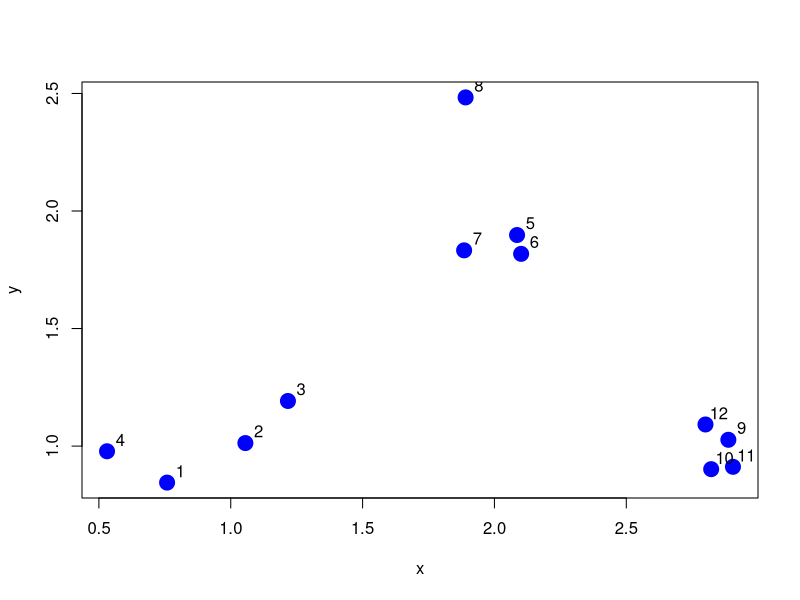
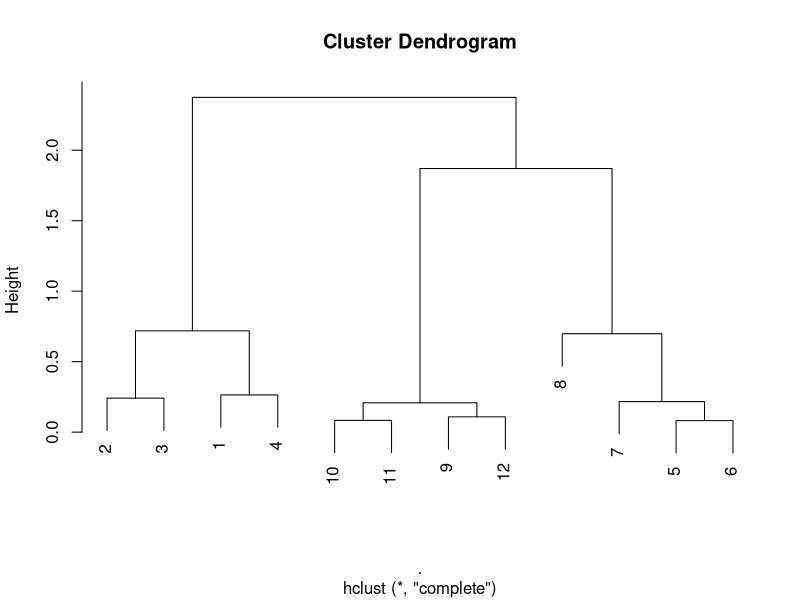
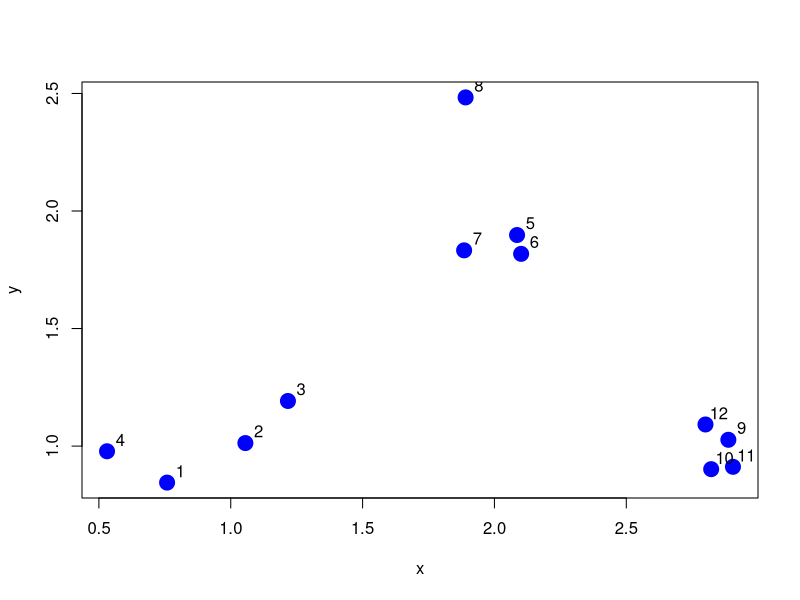
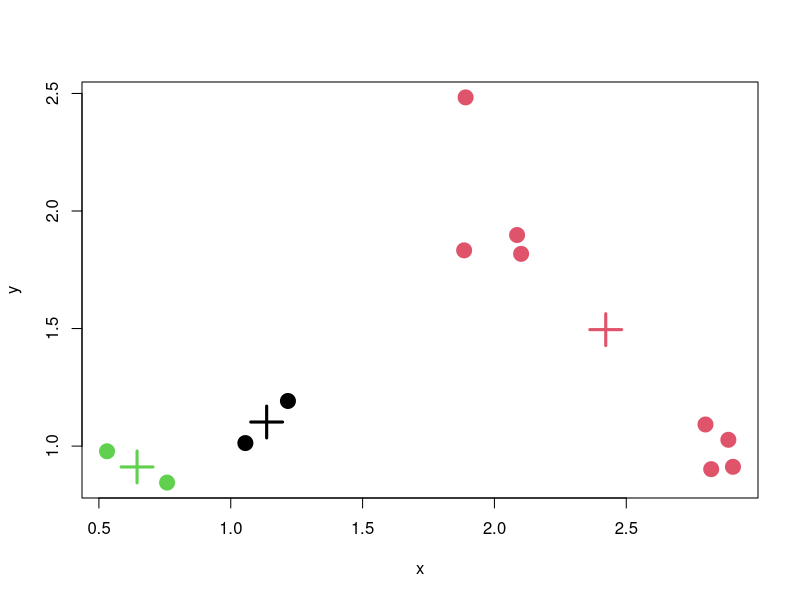
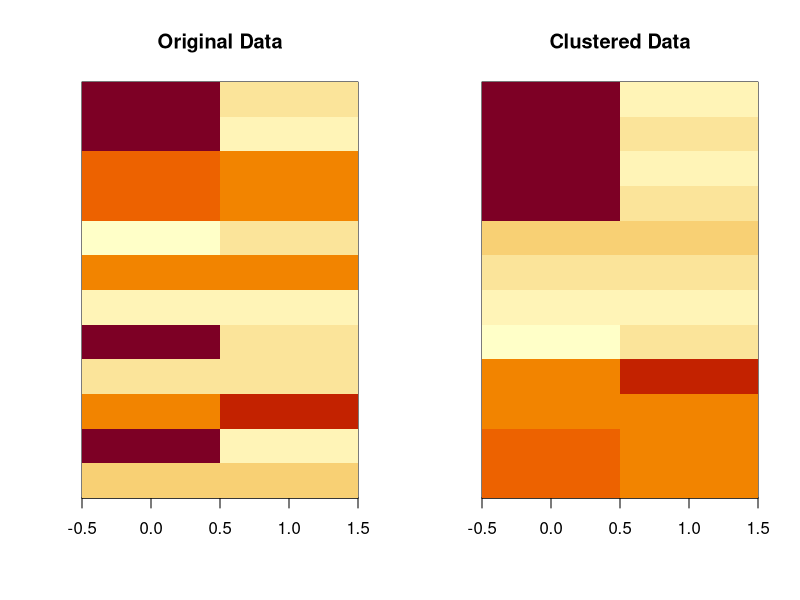

The R script that drew these images, in order:
####Chapter 12#####
library(tidyverse)

#Clear workspace
rm(list=ls())
#Clear plots
dev.off()

#Option to format numbers as decimals rather than scientific notation
options(scipen = 999)

#Slide 9
#Generate and plot random datapoints
set.seed(1234)
x <- rnorm(12, rep(1:3,each=4), 0.2)
y <- rnorm(12, rep(c(1,2,1),each=4), 0.2)
plot(x,y,col="blue",pch=19,cex=2)
text(x+0.05,y+0.05,labels=as.character(1:12))

#Slide 10
#Create distance matrix
dataFrame <- data.frame(x=x, y=y)
dist(dataFrame)
rdistxy <- as.matrix(dist(dataFrame))
rdistxy <- round(rdistxy,digits=2)

#Slide 14
#Generate dendogram
hClustering <- data.frame(x=x,y=y) %>% dist %>% hclust
plot(hClustering)

####Chapter 13#####

#Slide 23
set.seed(1234)
x <- rnorm(12,mean=rep(1:3,each=4),sd=0.2)
y <- rnorm(12,mean=rep(c(1,2,1),each=4),sd=0.2)
plot(x,y,col="blue",pch=19,cex=2)
text(x+0.05,y+0.05,labels=as.character(1:12))

#Slide 29
dataFrame <- data.frame(x,y)
kmeansObj <- kmeans(dataFrame,centers=3)
names(kmeansObj)
kmeansObj$cluster

#Slide 30
plot(x,y,col=kmeansObj$cluster,pch=19,cex=2)
points(kmeansObj$centers,col=1:3,pch=3,cex=3,lwd=3)

#Slide 31
set.seed(1234)
dataMatrix <- as.matrix(dataFrame)[sample(1:12),]
kmeansObj <- kmeans(dataMatrix,centers=3)
par(mfrow=c(1,2))
image(t(dataMatrix)[,nrow(dataMatrix):1],yaxt="n",main = "Original Data")
image(t(dataMatrix)[,order(kmeansObj$cluster)],yaxt="n", main = "Clustered Data")
